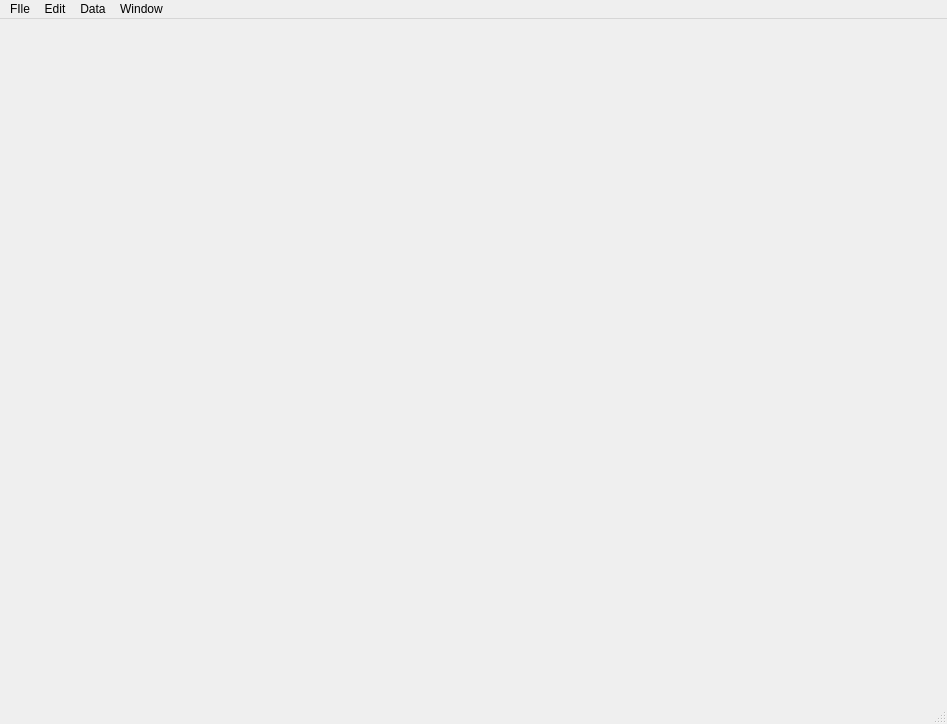
<?xml version="1.0" encoding="UTF-8"?>
<ui version="4.0">
 <class>SensorWindow</class>
 <widget class="QMainWindow" name="SensorWindow">
  <property name="geometry">
   <rect>
    <x>0</x>
    <y>0</y>
    <width>947</width>
    <height>724</height>
   </rect>
  </property>
  <property name="windowTitle">
   <string>MainWindow</string>
  </property>
  <widget class="QWidget" name="mainWindow">
   <layout class="QHBoxLayout" name="horizontalLayout">
    <property name="leftMargin">
     <number>0</number>
    </property>
    <property name="topMargin">
     <number>4</number>
    </property>
    <property name="rightMargin">
     <number>0</number>
    </property>
    <property name="bottomMargin">
     <number>0</number>
    </property>
   </layout>
  </widget>
  <widget class="QMenuBar" name="menubar">
   <property name="geometry">
    <rect>
     <x>0</x>
     <y>0</y>
     <width>947</width>
     <height>21</height>
    </rect>
   </property>
   <widget class="QMenu" name="menuFIle">
    <property name="title">
     <string>FIle</string>
    </property>
   </widget>
   <widget class="QMenu" name="menuEdit">
    <property name="title">
     <string>Edit</string>
    </property>
   </widget>
   <widget class="QMenu" name="menuData">
    <property name="title">
     <string>Data</string>
    </property>
   </widget>
   <widget class="QMenu" name="menuWindow">
    <property name="title">
     <string>Window</string>
    </property>
   </widget>
   <addaction name="menuFIle"/>
   <addaction name="menuEdit"/>
   <addaction name="menuData"/>
   <addaction name="menuWindow"/>
  </widget>
  <widget class="QStatusBar" name="statusbar"/>
  <action name="actionHelp">
   <property name="text">
    <string>Help</string>
   </property>
  </action>
 </widget>
 <resources/>
 <connections/>
</ui>
